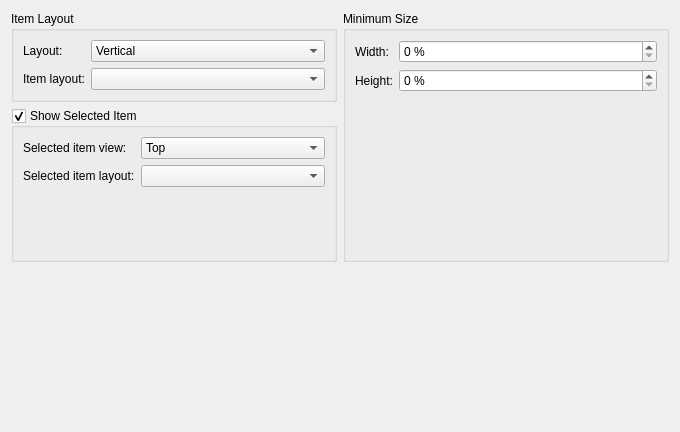
<?xml version="1.0" encoding="UTF-8"?>
<ui version="4.0">
 <class>LayoutConfigForm</class>
 <widget class="QWidget" name="LayoutConfigForm">
  <property name="geometry">
   <rect>
    <x>0</x>
    <y>0</y>
    <width>680</width>
    <height>432</height>
   </rect>
  </property>
  <layout class="QGridLayout" name="gridLayout_3">
   <item row="0" column="0">
    <widget class="QGroupBox" name="groupBox_2">
     <property name="title">
      <string>Item Layout</string>
     </property>
     <layout class="QFormLayout" name="formLayout">
      <item row="0" column="0">
       <widget class="QLabel" name="label">
        <property name="text">
         <string>Layout:</string>
        </property>
        <property name="buddy">
         <cstring>layoutCombo</cstring>
        </property>
       </widget>
      </item>
      <item row="0" column="1">
       <widget class="KComboBox" name="layoutCombo">
        <property name="sizePolicy">
         <sizepolicy hsizetype="MinimumExpanding" vsizetype="Fixed">
          <horstretch>0</horstretch>
          <verstretch>0</verstretch>
         </sizepolicy>
        </property>
        <item>
         <property name="text">
          <string>Vertical</string>
         </property>
        </item>
        <item>
         <property name="text">
          <string>Horizontal</string>
         </property>
        </item>
        <item>
         <property name="text">
          <string>Tabular</string>
         </property>
        </item>
       </widget>
      </item>
      <item row="1" column="0">
       <widget class="QLabel" name="label_9">
        <property name="text">
         <string>Item layout:</string>
        </property>
        <property name="buddy">
         <cstring>itemLayoutCombo</cstring>
        </property>
       </widget>
      </item>
      <item row="1" column="1">
       <widget class="KComboBox" name="itemLayoutCombo">
        <property name="sizePolicy">
         <sizepolicy hsizetype="MinimumExpanding" vsizetype="Fixed">
          <horstretch>0</horstretch>
          <verstretch>0</verstretch>
         </sizepolicy>
        </property>
       </widget>
      </item>
     </layout>
    </widget>
   </item>
   <item row="0" column="1" rowspan="2">
    <widget class="QGroupBox" name="groupBox">
     <property name="title">
      <string>Minimum Size</string>
     </property>
     <layout class="QFormLayout" name="formLayout_3">
      <property name="fieldGrowthPolicy">
       <enum>QFormLayout::ExpandingFieldsGrow</enum>
      </property>
      <item row="0" column="0">
       <widget class="QLabel" name="label_2">
        <property name="text">
         <string>Width:</string>
        </property>
        <property name="buddy">
         <cstring>minWidthSpinBox</cstring>
        </property>
       </widget>
      </item>
      <item row="0" column="1">
       <widget class="KIntSpinBox" name="minWidthSpinBox">
        <property name="sizePolicy">
         <sizepolicy hsizetype="MinimumExpanding" vsizetype="Fixed">
          <horstretch>0</horstretch>
          <verstretch>0</verstretch>
         </sizepolicy>
        </property>
        <property name="toolTip">
         <string>Minimum width in percent of screen width.</string>
        </property>
        <property name="suffix">
         <string> %</string>
        </property>
        <property name="maximum">
         <number>100</number>
        </property>
       </widget>
      </item>
      <item row="1" column="0">
       <widget class="QLabel" name="label_3">
        <property name="text">
         <string>Height:</string>
        </property>
        <property name="buddy">
         <cstring>minHeightSpinBox</cstring>
        </property>
       </widget>
      </item>
      <item row="1" column="1">
       <widget class="KIntSpinBox" name="minHeightSpinBox">
        <property name="sizePolicy">
         <sizepolicy hsizetype="MinimumExpanding" vsizetype="Fixed">
          <horstretch>0</horstretch>
          <verstretch>0</verstretch>
         </sizepolicy>
        </property>
        <property name="toolTip">
         <string>Minimum height in percent of screen height</string>
        </property>
        <property name="suffix">
         <string> %</string>
        </property>
        <property name="maximum">
         <number>100</number>
        </property>
       </widget>
      </item>
     </layout>
    </widget>
   </item>
   <item row="1" column="0">
    <widget class="QGroupBox" name="selectedItemBox">
     <property name="title">
      <string>Show Selected Item</string>
     </property>
     <property name="checkable">
      <bool>true</bool>
     </property>
     <layout class="QFormLayout" name="formLayout_2">
      <property name="fieldGrowthPolicy">
       <enum>QFormLayout::ExpandingFieldsGrow</enum>
      </property>
      <item row="0" column="0">
       <widget class="QLabel" name="label_10">
        <property name="text">
         <string>Selected item view:</string>
        </property>
        <property name="buddy">
         <cstring>selectedItemCombo</cstring>
        </property>
       </widget>
      </item>
      <item row="0" column="1">
       <widget class="KComboBox" name="selectedItemCombo">
        <property name="sizePolicy">
         <sizepolicy hsizetype="MinimumExpanding" vsizetype="Fixed">
          <horstretch>0</horstretch>
          <verstretch>0</verstretch>
         </sizepolicy>
        </property>
        <item>
         <property name="text">
          <string>Top</string>
         </property>
        </item>
        <item>
         <property name="text">
          <string>Bottom</string>
         </property>
        </item>
        <item>
         <property name="text">
          <string>Left</string>
         </property>
        </item>
        <item>
         <property name="text">
          <string>Right</string>
         </property>
        </item>
       </widget>
      </item>
      <item row="1" column="0">
       <widget class="QLabel" name="label_11">
        <property name="text">
         <string>Selected item layout:</string>
        </property>
        <property name="buddy">
         <cstring>selectedItemLayoutCombo</cstring>
        </property>
       </widget>
      </item>
      <item row="1" column="1">
       <widget class="KComboBox" name="selectedItemLayoutCombo">
        <property name="sizePolicy">
         <sizepolicy hsizetype="MinimumExpanding" vsizetype="Fixed">
          <horstretch>0</horstretch>
          <verstretch>0</verstretch>
         </sizepolicy>
        </property>
       </widget>
      </item>
      <item row="2" column="1">
       <spacer name="verticalSpacer">
        <property name="orientation">
         <enum>Qt::Vertical</enum>
        </property>
        <property name="sizeHint" stdset="0">
         <size>
          <width>20</width>
          <height>40</height>
         </size>
        </property>
       </spacer>
      </item>
     </layout>
    </widget>
   </item>
   <item row="2" column="0" colspan="2">
    <widget class="QWidget" name="previewWidget" native="true">
     <property name="sizePolicy">
      <sizepolicy hsizetype="MinimumExpanding" vsizetype="MinimumExpanding">
       <horstretch>0</horstretch>
       <verstretch>0</verstretch>
      </sizepolicy>
     </property>
    </widget>
   </item>
  </layout>
 </widget>
 <customwidgets>
  <customwidget>
   <class>KIntSpinBox</class>
   <extends>QSpinBox</extends>
   <header>knuminput.h</header>
  </customwidget>
  <customwidget>
   <class>KComboBox</class>
   <extends>QComboBox</extends>
   <header>kcombobox.h</header>
  </customwidget>
 </customwidgets>
 <tabstops>
  <tabstop>layoutCombo</tabstop>
  <tabstop>itemLayoutCombo</tabstop>
  <tabstop>selectedItemBox</tabstop>
  <tabstop>selectedItemCombo</tabstop>
  <tabstop>selectedItemLayoutCombo</tabstop>
  <tabstop>minWidthSpinBox</tabstop>
  <tabstop>minHeightSpinBox</tabstop>
 </tabstops>
 <resources/>
 <connections/>
</ui>
